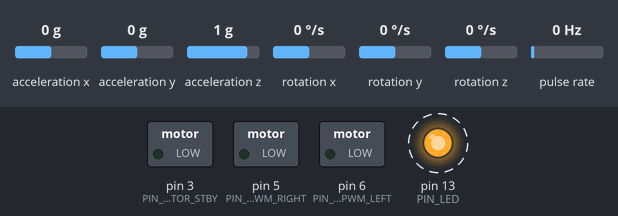
Bench run of a sketch on a simulated Arduino Nano, built with avr-gcc and run on an emulated ATmega328P. Parts: switched loads named in the sketch (green lamp = pin HIGH), output pins drawn as LEDs (lit = HIGH). Wiring (inferred from the names in the program): pulse sensor: data pin 2; MPU-6050 motion sensor at I2C address 0x68. Dashed ring = blinking. The test bench sets the inputs (shaded band); at power-on: acceleration x 0 g, pulse rate 0 Hz, acceleration y 0 g, acceleration z 1 g, rotation x 0 °/s, rotation y 0 °/s, rotation z 0 °/s. What the sketch prints to the serial monitor is not drawn.

Above: at 1.29 s.
1.3 s: acceleration x set to -1.4 g
4.3 s: pulse rate (sensor on pin 2) set to 4 Hz
7.3 s: acceleration y set to -1.4 g
10.3 s: acceleration z set to -1.4 g
13.3 s: pulse rate (sensor on pin 2) set to 100 Hz
16.3 s: rotation x set to 100 °/s
Timing chart, 0 to 20.3 s (numbered marks = the images above; inputs shaded):
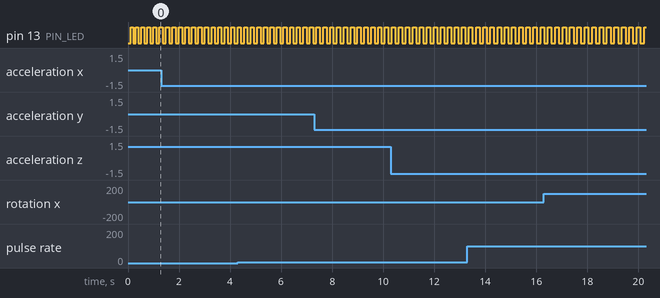

Measured:
- by itself, pin 13 (PIN_LED): alternates HIGH for 0.15 s and LOW for 0.15 s

The sketch:

tumbller-robot.ino
```cpp
/*
 * tumbller-robot.ino  -  starter sketch for the Elegoo Tumbller (Arduino Nano)
 *
 * Hardware on this robot (confirmed from the stock firmware's serial output):
 *   - 2x DC gear motors, each with a quadrature wheel encoder
 *   - TB6612FNG dual motor driver
 *   - MPU6050 gyro/accel on I2C (A4=SDA, A5=SCL)  [used for self-balancing]
 *
 * SAFETY: This starter keeps the motor driver in STANDBY (motors OFF). It only
 * blinks the LED and prints encoder counts, so it cannot make the robot run
 * away while we verify wiring. We enable motor/balance control in later steps.
 *
 * !!! VERIFY PINS BEFORE ENABLING MOTORS !!!
 * The pin numbers below are the documented Elegoo Tumbller defaults, but they
 * MUST be confirmed against your board's manual/source before driving motors.
 * Wrong pins on a balancing bot = uncontrolled motion.
 */

#include <Wire.h>

// ---- Pin map (Elegoo Tumbller defaults - VERIFY) -------------------------
#define PIN_ENCODER_LEFT     2   // INT0 - left encoder pulse
#define PIN_ENCODER_RIGHT    4   // left/right encoder pulse (4 & 2 pair on Tumbller)
#define PIN_MOTOR_PWM_LEFT   6   // PWM speed, left motor  (TB6612 PWMA)
#define PIN_MOTOR_PWM_RIGHT  5   // PWM speed, right motor (TB6612 PWMB)
#define PIN_MOTOR_AIN1       7   // direction, left motor  (TB6612 AIN1)
#define PIN_MOTOR_BIN1       8   // direction, right motor (TB6612 BIN1)
#define PIN_MOTOR_STBY       3   // TB6612 STBY: LOW = motors disabled (safe)
#define PIN_LED              13  // onboard LED

volatile long encoder_count_left_a  = 0;
volatile long encoder_count_right_a = 0;

void countLeft()  { encoder_count_left_a++;  }
void countRight() { encoder_count_right_a++; }

// ---- MPU6050 (raw I2C reads, no external library) ------------------------
#define MPU_ADDR 0x68
bool    mpuOk = false;
int16_t ax, ay, az, gx, gy, gz;

bool mpuBegin() {
  Wire.beginTransmission(MPU_ADDR);
  Wire.write(0x6B);            // PWR_MGMT_1
  Wire.write(0x00);            // wake the sensor
  return (Wire.endTransmission() == 0);
}

bool mpuRead() {
  Wire.beginTransmission(MPU_ADDR);
  Wire.write(0x3B);            // ACCEL_XOUT_H
  if (Wire.endTransmission(false) != 0) return false;
  if (Wire.requestFrom(MPU_ADDR, 14, true) != 14) return false;
  ax = (Wire.read() << 8) | Wire.read();
  ay = (Wire.read() << 8) | Wire.read();
  az = (Wire.read() << 8) | Wire.read();
  Wire.read(); Wire.read();    // temperature (skip)
  gx = (Wire.read() << 8) | Wire.read();
  gy = (Wire.read() << 8) | Wire.read();
  gz = (Wire.read() << 8) | Wire.read();
  return true;
}

// ---- Telemetry timing ----------------------------------------------------
const unsigned long TLM_INTERVAL_MS = 100;   // 10 Hz
unsigned long lastTlm  = 0;
long          lastEncL = 0;
long          lastEncR = 0;

void setup() {
  Serial.begin(9600);
  Wire.begin();

  pinMode(PIN_LED, OUTPUT);

  // Force the motor driver into standby so nothing moves.
  pinMode(PIN_MOTOR_STBY, OUTPUT);
  digitalWrite(PIN_MOTOR_STBY, LOW);          // motors OFF
  pinMode(PIN_MOTOR_PWM_LEFT, OUTPUT);
  pinMode(PIN_MOTOR_PWM_RIGHT, OUTPUT);
  analogWrite(PIN_MOTOR_PWM_LEFT, 0);
  analogWrite(PIN_MOTOR_PWM_RIGHT, 0);

  // Encoders as inputs; attach interrupt to the one on a usable INT pin.
  pinMode(PIN_ENCODER_LEFT, INPUT);
  pinMode(PIN_ENCODER_RIGHT, INPUT);
  attachInterrupt(digitalPinToInterrupt(PIN_ENCODER_LEFT), countLeft, CHANGE);

  mpuOk = mpuBegin();

  Serial.println(F("# tumbller telemetry ready (motors in STANDBY)"));
}

void loop() {
  unsigned long now = millis();
  if (now - lastTlm < TLM_INTERVAL_MS) return;
  float dt = (now - lastTlm) / 1000.0;
  lastTlm = now;

  // Atomically snapshot the interrupt-driven counters.
  long cl, cr;
  noInterrupts();
  cl = encoder_count_left_a;
  cr = encoder_count_right_a;
  interrupts();

  // Wheel speed in encoder counts/second.
  float spdL = dt > 0 ? (cl - lastEncL) / dt : 0;
  float spdR = dt > 0 ? (cr - lastEncR) / dt : 0;
  lastEncL = cl;
  lastEncR = cr;

  // Read the gyro/accel; approximate tilt (pitch) from the accelerometer.
  if (mpuOk) mpuOk = mpuRead();
  float angle = mpuOk ? atan2((float)ax, (float)az) * 57.2958 : 0.0;

  digitalWrite(PIN_LED, !digitalRead(PIN_LED));   // heartbeat

  // One machine-parseable line per cycle: "TLM key=value key=value ..."
  Serial.print(F("TLM t="));    Serial.print(now);
  Serial.print(F(" encL="));    Serial.print(cl);
  Serial.print(F(" encR="));    Serial.print(cr);
  Serial.print(F(" spdL="));    Serial.print(spdL, 1);
  Serial.print(F(" spdR="));    Serial.print(spdR, 1);
  Serial.print(F(" ax="));      Serial.print(ax);
  Serial.print(F(" ay="));      Serial.print(ay);
  Serial.print(F(" az="));      Serial.print(az);
  Serial.print(F(" gx="));      Serial.print(gx);
  Serial.print(F(" gy="));      Serial.print(gy);
  Serial.print(F(" gz="));      Serial.print(gz);
  Serial.print(F(" angle="));   Serial.print(angle, 2);
  Serial.print(F(" pwmL=0 pwmR=0 stby=1 mpu="));
  Serial.println(mpuOk ? 1 : 0);
}
```
